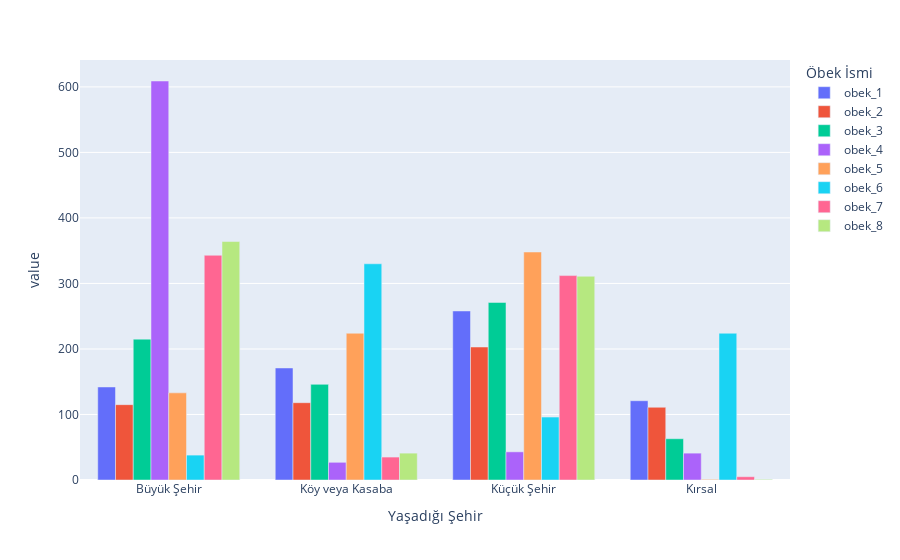

Notebook source saved alongside this figure:
### Code cell
import plotly.express as px

grouped = df2.groupby(['Yaşadığı Şehir', 'Öbek İsmi'])
grouped_size = grouped.size().unstack()

fig = px.bar(grouped_size, barmode='group')
fig.show()

### Figure 1 — Plotly figure (JSON) as saved in the notebook; plotly's stock layout.template omitted (floating-point values rounded to 4 significant figures)
{"data": [{"alignmentgroup": "True", "hovertemplate": "Öbek İsmi=obek_1<br>Yaşadığı Şehir=%{x}<br>value=%{y}<extra></extra>", "legendgroup": "obek_1", "marker": {"color": "#636efa", "pattern": {"shape": ""}}, "name": "obek_1", "offsetgroup": "obek_1", "orientation": "v", "showlegend": true, "textposition": "auto", "x": ["Büyük Şehir", "Köy veya Kasaba", "Küçük Şehir", "Kırsal"], "xaxis": "x", "y": [142, 171, 258, 121], "yaxis": "y", "type": "bar"}, {"alignmentgroup": "True", "hovertemplate": "Öbek İsmi=obek_2<br>Yaşadığı Şehir=%{x}<br>value=%{y}<extra></extra>", "legendgroup": "obek_2", "marker": {"color": "#EF553B", "pattern": {"shape": ""}}, "name": "obek_2", "offsetgroup": "obek_2", "orientation": "v", "showlegend": true, "textposition": "auto", "x": ["Büyük Şehir", "Köy veya Kasaba", "Küçük Şehir", "Kırsal"], "xaxis": "x", "y": [115, 118, 203, 111], "yaxis": "y", "type": "bar"}, {"alignmentgroup": "True", "hovertemplate": "Öbek İsmi=obek_3<br>Yaşadığı Şehir=%{x}<br>value=%{y}<extra></extra>", "legendgroup": "obek_3", "marker": {"color": "#00cc96", "pattern": {"shape": ""}}, "name": "obek_3", "offsetgroup": "obek_3", "orientation": "v", "showlegend": true, "textposition": "auto", "x": ["Büyük Şehir", "Köy veya Kasaba", "Küçük Şehir", "Kırsal"], "xaxis": "x", "y": [215, 146, 271, 63], "yaxis": "y", "type": "bar"}, {"alignmentgroup": "True", "hovertemplate": "Öbek İsmi=obek_4<br>Yaşadığı Şehir=%{x}<br>value=%{y}<extra></extra>", "legendgroup": "obek_4", "marker": {"color": "#ab63fa", "pattern": {"shape": ""}}, "name": "obek_4", "offsetgroup": "obek_4", "orientation": "v", "showlegend": true, "textposition": "auto", "x": ["Büyük Şehir", "Köy veya Kasaba", "Küçük Şehir", "Kırsal"], "xaxis": "x", "y": [609, 27, 43, 41], "yaxis": "y", "type": "bar"}, {"alignmentgroup": "True", "hovertemplate": "Öbek İsmi=obek_5<br>Yaşadığı Şehir=%{x}<br>value=%{y}<extra></extra>", "legendgroup": "obek_5", "marker": {"color": "#FFA15A", "pattern": {"shape": ""}}, "name": "obek_5", "offsetgroup": "obek_5", "orientation": "v", "showlegend": true, "textposition": "auto", "x": ["Büyük Şehir", "Köy veya Kasaba", "Küçük Şehir", "Kırsal"], "xaxis": "x", "y": [133, 224, 348, 1], "yaxis": "y", "type": "bar"}, {"alignmentgroup": "True", "hovertemplate": "Öbek İsmi=obek_6<br>Yaşadığı Şehir=%{x}<br>value=%{y}<extra></extra>", "legendgroup": "obek_6", "marker": {"color": "#19d3f3", "pattern": {"shape": ""}}, "name": "obek_6", "offsetgroup": "obek_6", "orientation": "v", "showlegend": true, "textposition": "auto", "x": ["Büyük Şehir", "Köy veya Kasaba", "Küçük Şehir", "Kırsal"], "xaxis": "x", "y": [38, 330, 96, 224], "yaxis": "y", "type": "bar"}, {"alignmentgroup": "True", "hovertemplate": "Öbek İsmi=obek_7<br>Yaşadığı Şehir=%{x}<br>value=%{y}<extra></extra>", "legendgroup": "obek_7", "marker": {"color": "#FF6692", "pattern": {"shape": ""}}, "name": "obek_7", "offsetgroup": "obek_7", "orientation": "v", "showlegend": true, "textposition": "auto", "x": ["Büyük Şehir", "Köy veya Kasaba", "Küçük Şehir", "Kırsal"], "xaxis": "x", "y": [343, 35, 312, 5], "yaxis": "y", "type": "bar"}, {"alignmentgroup": "True", "hovertemplate": "Öbek İsmi=obek_8<br>Yaşadığı Şehir=%{x}<br>value=%{y}<extra></extra>", "legendgroup": "obek_8", "marker": {"color": "#B6E880", "pattern": {"shape": ""}}, "name": "obek_8", "offsetgroup": "obek_8", "orientation": "v", "showlegend": true, "textposition": "auto", "x": ["Büyük Şehir", "Köy veya Kasaba", "Küçük Şehir", "Kırsal"], "xaxis": "x", "y": [364, 41, 311, 1], "yaxis": "y", "type": "bar"}], "layout": {"xaxis": {"anchor": "y", "domain": [0, 1], "title": {"text": "Yaşadığı Şehir"}}, "yaxis": {"anchor": "x", "domain": [0, 1], "title": {"text": "value"}}, "legend": {"title": {"text": "Öbek İsmi"}, "tracegroupgap": 0}, "margin": {"t": 60}, "barmode": "group"}}
